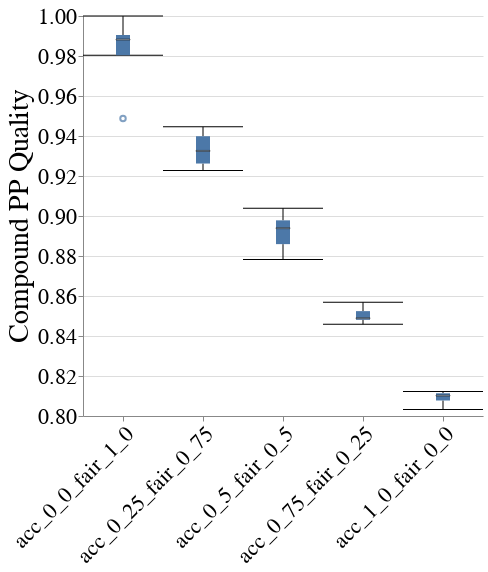

Notebook code for this chart:
### Code cell
create_box_plot_per_cost_model(to_plot=best_lp_metrics_per_exp_config_df, metric_name="compound_pp_quality")

### Figure 1 — Vega-Lite specification as saved in the notebook (floating-point values rounded to 4 significant figures)
{"config": {"view": {"continuousWidth": 400, "continuousHeight": 300, "stroke": null}, "axis": {"labelFontSize": 22, "labelFontWeight": "normal", "titleFontSize": 28, "titleFontWeight": "normal"}, "title": {"fontSize": 28}}, "data": {"name": "data-03f973be31a01b9b02d89b5b35abed5a"}, "mark": {"type": "boxplot", "median": {"stroke": "black", "strokeWidth": 0.7}, "ticks": true}, "encoding": {"x": {"axis": {"labelAngle": -45, "labelLimit": 300}, "field": "exp_config_name", "title": null, "type": "nominal"}, "y": {"field": "compound_pp_quality", "scale": {"zero": false}, "title": "Compound PP Quality", "type": "quantitative"}}, "height": 400, "width": 400, "$schema": "https://vega.github.io/schema/vega-lite/v4.17.0.json", "datasets": {"data-03f973be31a01b9b02d89b5b35abed5a": [{"exp_config_name": "acc_0_0_fair_1_0", "logical_pipeline_uuid": "Tm9uZSZESVImbHJfY2xm", "physical_pipeline_uuid": "10a4b262-5142-4d67-aceb-7c4e30102b28", "run_num": 4, "compound_pp_quality": 0.9905, "metric": "F1", "model_name": "lr_clf", "runtime_in_mins": 0.2394, "dataset_name": "folk_emp", "logical_pipeline_name": "None&DIR&lr_clf", "null_imputer_name": "None", "fairness_intervention_name": "DIR", "RAC1P_dis": 0.7878, "RAC1P_priv": 0.7749, "SEX&RAC1P_dis": 0.758, "SEX&RAC1P_priv": 0.7852, "SEX_dis": 0.7554, "SEX_priv": 0.804, "overall": 0.7799}, {"exp_config_name": "acc_0_0_fair_1_0", "logical_pipeline_uuid": "Tm9uZSZESVImbHJfY2xm", "physical_pipeline_uuid": "27e41a7c-d6bf-46f0-9110-40e96932e653", "run_num": 5, "compound_pp_quality": 0.9882, "metric": "F1", "model_name": "lr_clf", "runtime_in_mins": 0.3664, "dataset_name": "folk_emp", "logical_pipeline_name": "None&DIR&lr_clf", "null_imputer_name": "None", "fairness_intervention_name": "DIR", "RAC1P_dis": 0.7823, "RAC1P_priv": 0.7652, "SEX&RAC1P_dis": 0.7411, "SEX&RAC1P_priv": 0.7794, "SEX_dis": 0.7308, "SEX_priv": 0.8093, "overall": 0.772}, {"exp_config_name": "acc_0_0_fair_1_0", "logical_pipeline_uuid": "Tm9uZSZESVImbHJfY2xm", "physical_pipeline_uuid": "2a1062df-0658-4bed-bebc-f08a64c100bc", "run_num": 2, "compound_pp_quality": 0.9999, "metric": "F1", "model_name": "lr_clf", "runtime_in_mins": 0.2394, "dataset_name": "folk_emp", "logical_pipeline_name": "None&DIR&lr_clf", "null_imputer_name": "None", "fairness_intervention_name": "DIR", "RAC1P_dis": 0.7832, "RAC1P_priv": 0.7802, "SEX&RAC1P_dis": 0.7557, "SEX&RAC1P_priv": 0.7881, "SEX_dis": 0.7457, "SEX_priv": 0.8166, "overall": 0.7814}, {"exp_config_name": "acc_0_0_fair_1_0", "logical_pipeline_uuid": "Tm9uZSZESVImbHJfY2xm", "physical_pipeline_uuid": "473666fc-7673-4c1a-988f-7d339730ef11", "run_num": 1, "compound_pp_quality": 0.9804, "metric": "F1", "model_name": "lr_clf", "runtime_in_mins": 0.2218, "dataset_name": "folk_emp", "logical_pipeline_name": "None&DIR&lr_clf", "null_imputer_name": "None", "fairness_intervention_name": "DIR", "RAC1P_dis": 0.7837, "RAC1P_priv": 0.7839, "SEX&RAC1P_dis": 0.7487, "SEX&RAC1P_priv": 0.7918, "SEX_dis": 0.7495, "SEX_priv": 0.814, "overall": 0.7838}, {"exp_config_name": "acc_0_0_fair_1_0", "logical_pipeline_uuid": "Tm9uZSZESVImbHJfY2xm", "physical_pipeline_uuid": "a4e709f5-5df7-4a13-8d4f-d3f1e38dc8e2", "run_num": 3, "compound_pp_quality": 0.9487, "metric": "F1", "model_name": "lr_clf", "runtime_in_mins": 0.2785, "dataset_name": "folk_emp", "logical_pipeline_name": "None&DIR&lr_clf", "null_imputer_name": "None", "fairness_intervention_name": "DIR", "RAC1P_dis": 0.7925, "RAC1P_priv": 0.7796, "SEX&RAC1P_dis": 0.7516, "SEX&RAC1P_priv": 0.7924, "SEX_dis": 0.751, "SEX_priv": 0.8163, "overall": 0.7846}, {"exp_config_name": "acc_0_25_fair_0_75", "logical_pipeline_uuid": "Tm9uZSZESVImbGdibV9jbGY=", "physical_pipeline_uuid": "10ec22bd-bb2b-4b0b-9c70-e0c2868ed85f", "run_num": 1, "compound_pp_quality": 0.9227, "metric": "F1", "model_name": "lgbm_clf", "runtime_in_mins": 0.9932, "dataset_name": "folk_emp", "logical_pipeline_name": "None&DIR&lgbm_clf", "null_imputer_name": "None", "fairness_intervention_name": "DIR", "RAC1P_dis": 0.7843, "RAC1P_priv": 0.787, "SEX&RAC1P_dis": 0.7558, "SEX&RAC1P_priv": 0.7929, "SEX_dis": 0.753, "SEX_priv": 0.8152, "overall": 0.786}, {"exp_config_name": "acc_0_25_fair_0_75", "logical_pipeline_uuid": "Tm9uZSZESVImbGdibV9jbGY=", "physical_pipeline_uuid": "2001efbe-d5e3-4ded-afd0-791713baef03", "run_num": 2, "compound_pp_quality": 0.9262, "metric": "F1", "model_name": "lgbm_clf", "runtime_in_mins": 1.591, "dataset_name": "folk_emp", "logical_pipeline_name": "None&DIR&lgbm_clf", "null_imputer_name": "None", "fairness_intervention_name": "DIR", "RAC1P_dis": 0.8014, "RAC1P_priv": 0.7945, "SEX&RAC1P_dis": 0.782, "SEX&RAC1P_priv": 0.8013, "SEX_dis": 0.7672, "SEX_priv": 0.8272, "overall": 0.7972}, {"exp_config_name": "acc_0_25_fair_0_75", "logical_pipeline_uuid": "Tm9uZSZESVImbGdibV9jbGY=", "physical_pipeline_uuid": "cae35392-63ad-4289-a244-ed998a037dab", "run_num": 3, "compound_pp_quality": 0.9325, "metric": "F1", "model_name": "lgbm_clf", "runtime_in_mins": 2.246, "dataset_name": "folk_emp", "logical_pipeline_name": "None&DIR&lgbm_clf", "null_imputer_name": "None", "fairness_intervention_name": "DIR", "RAC1P_dis": 0.796, "RAC1P_priv": 0.7923, "SEX&RAC1P_dis": 0.7489, "SEX&RAC1P_priv": 0.8042, "SEX_dis": 0.7616, "SEX_priv": 0.8239, "overall": 0.7937}, {"exp_config_name": "acc_0_25_fair_0_75", "logical_pipeline_uuid": "Tm9uZSZESVImbGdibV9jbGY=", "physical_pipeline_uuid": "e65d4227-6d08-432d-8b7e-cf1aec38947f", "run_num": 5, "compound_pp_quality": 0.9399, "metric": "F1", "model_name": "lgbm_clf", "runtime_in_mins": 0.3196, "dataset_name": "folk_emp", "logical_pipeline_name": "None&DIR&lgbm_clf", "null_imputer_name": "None", "fairness_intervention_name": "DIR", "RAC1P_dis": 0.8153, "RAC1P_priv": 0.7937, "SEX&RAC1P_dis": 0.7664, "SEX&RAC1P_priv": 0.8109, "SEX_dis": 0.762, "SEX_priv": 0.8396, "overall": 0.8023}, {"exp_config_name": "acc_0_25_fair_0_75", "logical_pipeline_uuid": "Tm9uZSZESVImbGdibV9jbGY=", "physical_pipeline_uuid": "eb9b5a19-82f6-416c-bf7f-9471911d01c1", "run_num": 4, "compound_pp_quality": 0.9446, "metric": "F1", "model_name": "lgbm_clf", "runtime_in_mins": 0.3492, "dataset_name": "folk_emp", "logical_pipeline_name": "None&DIR&lgbm_clf", "null_imputer_name": "None", "fairness_intervention_name": "DIR", "RAC1P_dis": 0.81, "RAC1P_priv": 0.8057, "SEX&RAC1P_dis": 0.7715, "SEX&RAC1P_priv": 0.8163, "SEX_dis": 0.7791, "SEX_priv": 0.8359, "overall": 0.8074}, {"exp_config_name": "acc_0_5_fair_0_5", "logical_pipeline_uuid": "Tm9uZSZESVImcmZfY2xm", "physical_pipeline_uuid": "07b5ccd5-a31a-40df-866d-e878edac7ba8", "run_num": 5, "compound_pp_quality": 0.8939, "metric": "F1", "model_name": "rf_clf", "runtime_in_mins": 0.5909, "dataset_name": "folk_emp", "logical_pipeline_name": "None&DIR&rf_clf", "null_imputer_name": "None", "fairness_intervention_name": "DIR", "RAC1P_dis": 0.8144, "RAC1P_priv": 0.7957, "SEX&RAC1P_dis": 0.7682, "SEX&RAC1P_priv": 0.8116, "SEX_dis": 0.7557, "SEX_priv": 0.847, "overall": 0.8031}, {"exp_config_name": "acc_0_5_fair_0_5", "logical_pipeline_uuid": "Tm9uZSZESVImcmZfY2xm", "physical_pipeline_uuid": "25f8f8ee-416d-4ab7-b7f5-59f977922b92", "run_num": 1, "compound_pp_quality": 0.8783, "metric": "F1", "model_name": "rf_clf", "runtime_in_mins": 0.7308, "dataset_name": "folk_emp", "logical_pipeline_name": "None&DIR&rf_clf", "null_imputer_name": "None", "fairness_intervention_name": "DIR", "RAC1P_dis": 0.8166, "RAC1P_priv": 0.8054, "SEX&RAC1P_dis": 0.7841, "SEX&RAC1P_priv": 0.8156, "SEX_dis": 0.7747, "SEX_priv": 0.8415, "overall": 0.8097}, {"exp_config_name": "acc_0_5_fair_0_5", "logical_pipeline_uuid": "Tm9uZSZESVImcmZfY2xm", "physical_pipeline_uuid": "5734a395-9aba-48e5-93db-3110ef53510b", "run_num": 2, "compound_pp_quality": 0.9039, "metric": "F1", "model_name": "rf_clf", "runtime_in_mins": 0.3749, "dataset_name": "folk_emp", "logical_pipeline_name": "None&DIR&rf_clf", "null_imputer_name": "None", "fairness_intervention_name": "DIR", "RAC1P_dis": 0.8132, "RAC1P_priv": 0.8077, "SEX&RAC1P_dis": 0.7741, "SEX&RAC1P_priv": 0.8194, "SEX_dis": 0.7689, "SEX_priv": 0.8513, "overall": 0.8099}, {"exp_config_name": "acc_0_5_fair_0_5", "logical_pipeline_uuid": "Tm9uZSZESVImcmZfY2xm", "physical_pipeline_uuid": "9b20a654-b7bb-4036-90a1-6bfb70add4d3", "run_num": 3, "compound_pp_quality": 0.8859, "metric": "F1", "model_name": "rf_clf", "runtime_in_mins": 0.3695, "dataset_name": "folk_emp", "logical_pipeline_name": "None&DIR&rf_clf", "null_imputer_name": "None", "fairness_intervention_name": "DIR", "RAC1P_dis": 0.8158, "RAC1P_priv": 0.8094, "SEX&RAC1P_dis": 0.7633, "SEX&RAC1P_priv": 0.8235, "SEX_dis": 0.7712, "SEX_priv": 0.8508, "overall": 0.8119}, {"exp_config_name": "acc_0_5_fair_0_5", "logical_pipeline_uuid": "Tm9uZSZESVImcmZfY2xm", "physical_pipeline_uuid": "e428c255-a1da-4312-a369-e71a6cad70ec", "run_num": 4, "compound_pp_quality": 0.8978, "metric": "F1", "model_name": "rf_clf", "runtime_in_mins": 0.3752, "dataset_name": "folk_emp", "logical_pipeline_name": "None&DIR&rf_clf", "null_imputer_name": "None", "fairness_intervention_name": "DIR", "RAC1P_dis": 0.8094, "RAC1P_priv": 0.8056, "SEX&RAC1P_dis": 0.7732, "SEX&RAC1P_priv": 0.8155, "SEX_dis": 0.7796, "SEX_priv": 0.8348, "overall": 0.807}, {"exp_config_name": "acc_0_75_fair_0_25", "logical_pipeline_uuid": "Tm9uZSZESVImcmZfY2xm", "physical_pipeline_uuid": "29118464-4d6c-4ac9-9f57-378753656e1b", "run_num": 5, "compound_pp_quality": 0.8481, "metric": "F1", "model_name": "rf_clf", "runtime_in_mins": 0.3775, "dataset_name": "folk_emp", "logical_pipeline_name": "None&DIR&rf_clf", "null_imputer_name": "None", "fairness_intervention_name": "DIR", "RAC1P_dis": 0.8144, "RAC1P_priv": 0.7951, "SEX&RAC1P_dis": 0.7682, "SEX&RAC1P_priv": 0.8112, "SEX_dis": 0.7557, "SEX_priv": 0.8464, "overall": 0.8028}, {"exp_config_name": "acc_0_75_fair_0_25", "logical_pipeline_uuid": "Tm9uZSZESVImcmZfY2xm", "physical_pipeline_uuid": "4127dfcc-8774-4868-8f9e-4e28d940d52d", "run_num": 2, "compound_pp_quality": 0.8569, "metric": "F1", "model_name": "rf_clf", "runtime_in_mins": 0.3968, "dataset_name": "folk_emp", "logical_pipeline_name": "None&DIR&rf_clf", "null_imputer_name": "None", "fairness_intervention_name": "DIR", "RAC1P_dis": 0.8132, "RAC1P_priv": 0.8077, "SEX&RAC1P_dis": 0.7741, "SEX&RAC1P_priv": 0.8194, "SEX_dis": 0.7689, "SEX_priv": 0.8513, "overall": 0.8099}, {"exp_config_name": "acc_0_75_fair_0_25", "logical_pipeline_uuid": "Tm9uZSZESVImcmZfY2xm", "physical_pipeline_uuid": "5c31e717-da62-4ff5-8b6a-e4fe51294caa", "run_num": 1, "compound_pp_quality": 0.8459, "metric": "F1", "model_name": "rf_clf", "runtime_in_mins": 0.4914, "dataset_name": "folk_emp", "logical_pipeline_name": "None&DIR&rf_clf", "null_imputer_name": "None", "fairness_intervention_name": "DIR", "RAC1P_dis": 0.8193, "RAC1P_priv": 0.8054, "SEX&RAC1P_dis": 0.7885, "SEX&RAC1P_priv": 0.8158, "SEX_dis": 0.7789, "SEX_priv": 0.8395, "overall": 0.8107}, {"exp_config_name": "acc_0_75_fair_0_25", "logical_pipeline_uuid": "Tm9uZSZESVImcmZfY2xm", "physical_pipeline_uuid": "6fea3046-5edc-48da-bf66-d3bd28a20a7d", "run_num": 3, "compound_pp_quality": 0.8489, "metric": "F1", "model_name": "rf_clf", "runtime_in_mins": 0.367, "dataset_name": "folk_emp", "logical_pipeline_name": "None&DIR&rf_clf", "null_imputer_name": "None", "fairness_intervention_name": "DIR", "RAC1P_dis": 0.8158, "RAC1P_priv": 0.8094, "SEX&RAC1P_dis": 0.7633, "SEX&RAC1P_priv": 0.8235, "SEX_dis": 0.7712, "SEX_priv": 0.8508, "overall": 0.8119}, {"exp_config_name": "acc_0_75_fair_0_25", "logical_pipeline_uuid": "Tm9uZSZESVImcmZfY2xm", "physical_pipeline_uuid": "de58d6fc-c4e3-4a8b-9fac-2e2ae41785e1", "run_num": 4, "compound_pp_quality": 0.8524, "metric": "F1", "model_name": "rf_clf", "runtime_in_mins": 0.3767, "dataset_name": "folk_emp", "logical_pipeline_name": "None&DIR&rf_clf", "null_imputer_name": "None", "fairness_intervention_name": "DIR", "RAC1P_dis": 0.8094, "RAC1P_priv": 0.8056, "SEX&RAC1P_dis": 0.7732, "SEX&RAC1P_priv": 0.8155, "SEX_dis": 0.7796, "SEX_priv": 0.8348, "overall": 0.807}, {"exp_config_name": "acc_1_0_fair_0_0", "logical_pipeline_uuid": "Tm9uZSZOT19GQUlSTkVTU19JTlRFUlZFTlRJT04mcmZfY2xm", "physical_pipeline_uuid": "04361871-f4b5-42e2-891b-74ffddc2342b", "run_num": 3, "compound_pp_quality": 0.8123, "metric": "F1", "model_name": "rf_clf", "runtime_in_mins": 1.807, "dataset_name": "folk_emp", "logical_pipeline_name": "None&NO_FAIRNESS_INTERVENTION&rf_clf", "null_imputer_name": "None", "fairness_intervention_name": "NO_FAIRNESS_INTERVENTION", "RAC1P_dis": 0.8214, "RAC1P_priv": 0.8067, "SEX&RAC1P_dis": 0.7677, "SEX&RAC1P_priv": 0.8229, "SEX_dis": 0.7734, "SEX_priv": 0.8491, "overall": 0.8123}, {"exp_config_name": "acc_1_0_fair_0_0", "logical_pipeline_uuid": "Tm9uZSZOT19GQUlSTkVTU19JTlRFUlZFTlRJT04mcmZfY2xm", "physical_pipeline_uuid": "262520f3-9c0d-434b-b1d9-726af3d7b117", "run_num": 4, "compound_pp_quality": 0.8078, "metric": "F1", "model_name": "rf_clf", "runtime_in_mins": 0.3753, "dataset_name": "folk_emp", "logical_pipeline_name": "None&NO_FAIRNESS_INTERVENTION&rf_clf", "null_imputer_name": "None", "fairness_intervention_name": "NO_FAIRNESS_INTERVENTION", "RAC1P_dis": 0.8086, "RAC1P_priv": 0.8072, "SEX&RAC1P_dis": 0.7732, "SEX&RAC1P_priv": 0.8164, "SEX_dis": 0.7801, "SEX_priv": 0.8358, "overall": 0.8078}, {"exp_config_name": "acc_1_0_fair_0_0", "logical_pipeline_uuid": "Tm9uZSZOT19GQUlSTkVTU19JTlRFUlZFTlRJT04mcmZfY2xm", "physical_pipeline_uuid": "4c12117f-8fa2-46f0-b083-453d06acf10d", "run_num": 1, "compound_pp_quality": 0.8114, "metric": "F1", "model_name": "rf_clf", "runtime_in_mins": 0.6259, "dataset_name": "folk_emp", "logical_pipeline_name": "None&NO_FAIRNESS_INTERVENTION&rf_clf", "null_imputer_name": "None", "fairness_intervention_name": "NO_FAIRNESS_INTERVENTION", "RAC1P_dis": 0.818, "RAC1P_priv": 0.8073, "SEX&RAC1P_dis": 0.7844, "SEX&RAC1P_priv": 0.8176, "SEX_dis": 0.7767, "SEX_priv": 0.8426, "overall": 0.8114}, {"exp_config_name": "acc_1_0_fair_0_0", "logical_pipeline_uuid": "Tm9uZSZOT19GQUlSTkVTU19JTlRFUlZFTlRJT04mcmZfY2xm", "physical_pipeline_uuid": "f8faa13a-a1b9-4e2c-af8e-83f3f94475fe", "run_num": 2, "compound_pp_quality": 0.8102, "metric": "F1", "model_name": "rf_clf", "runtime_in_mins": 0.3708, "dataset_name": "folk_emp", "logical_pipeline_name": "None&NO_FAIRNESS_INTERVENTION&rf_clf", "null_imputer_name": "None", "fairness_intervention_name": "NO_FAIRNESS_INTERVENTION", "RAC1P_dis": 0.8149, "RAC1P_priv": 0.8071, "SEX&RAC1P_dis": 0.7741, "SEX&RAC1P_priv": 0.8199, "SEX_dis": 0.7681, "SEX_priv": 0.853, "overall": 0.8102}, {"exp_config_name": "acc_1_0_fair_0_0", "logical_pipeline_uuid": "Tm9uZSZOT19GQUlSTkVTU19JTlRFUlZFTlRJT04mcmZfY2xm", "physical_pipeline_uuid": "ff4518c9-1014-46ef-abae-8a25ed099035", "run_num": 5, "compound_pp_quality": 0.8033, "metric": "F1", "model_name": "rf_clf", "runtime_in_mins": 0.3679, "dataset_name": "folk_emp", "logical_pipeline_name": "None&NO_FAIRNESS_INTERVENTION&rf_clf", "null_imputer_name": "None", "fairness_intervention_name": "NO_FAIRNESS_INTERVENTION", "RAC1P_dis": 0.8152, "RAC1P_priv": 0.7953, "SEX&RAC1P_dis": 0.7682, "SEX&RAC1P_priv": 0.8117, "SEX_dis": 0.7559, "SEX_priv": 0.847, "overall": 0.8033}]}}
